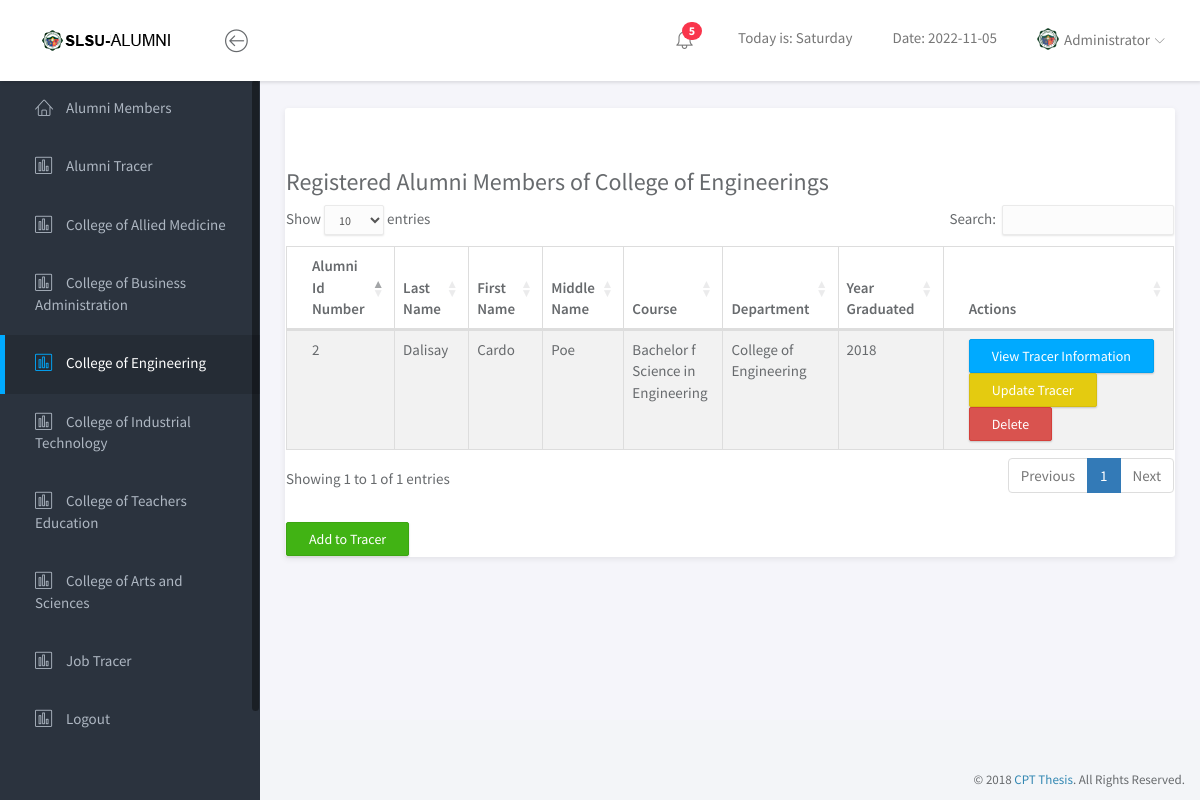
/Dashboard/cen.php, run on the app's committed database.
### tables this page shows
CREATE TABLE `tracer` (
  `id` int(11) NOT NULL,
  `lastname` varchar(200) NOT NULL,
  `firstname` varchar(200) NOT NULL,
  `middlename` varchar(200) NOT NULL,
  `year` varchar(200) NOT NULL,
  `course` varchar(200) NOT NULL,
  `college` varchar(200) NOT NULL,
  `age` varchar(200) NOT NULL,
  `gender` varchar(200) NOT NULL,
  `address` varchar(200) NOT NULL,
  `tel` varchar(200) NOT NULL,
  `mobile` varchar(200) NOT NULL,
  `email` varchar(200) NOT NULL,
  `current` varchar(200) NOT NULL,
  `company` varchar(200) NOT NULL,
  `companyaddress` varchar(200) NOT NULL,
  `salary` varchar(200) NOT NULL,
  `status` varchar(200) NOT NULL,
  `source` varchar(200) NOT NULL,
  `companyname` varchar(200) NOT NULL,
  `employeddate` varchar(200) NOT NULL,
  `position` varchar(200) NOT NULL,
  `salaryrange` varchar(200) NOT NULL,
  `tracerdate` timestamp NOT NULL DEFAULT current_timestamp() ON UPDATE current_timestamp(),
  `image` varchar(200) NOT NULL
);

### Dashboard/cen.php (the view, shortened to what this page needs)
<!doctype html>
<html lang="en">
<head>
	<link rel="stylesheet" href="assets/vendor/bootstrap/css/bootstrap.min.css">
	<link rel="stylesheet" href="assets/vendor/font-awesome/css/font-awesome.min.css">
	<link rel="stylesheet" href="assets/vendor/linearicons/style.css">
	<link rel="stylesheet" href="assets/vendor/chartist/css/chartist-custom.css">
	<link rel="stylesheet" href="assets/css/main.css">
	<link rel="stylesheet" href="assets/css/demo.css">
	<link rel="stylesheet" type="text/css" href="https://cdn.datatables.net/1.10.25/css/dataTables.bootstrap4.min.css">
</head>
<body>
	<div id="wrapper">
		<nav class="navbar navbar-default navbar-fixed-top">
			<div class="brand">
				<a href="index.html"><img src="assets/img/logo-dark.png" alt="Klorofil Logo" class="img-responsive logo"></a>
			</div>
			<div class="container-fluid">
				<div class="navbar-btn">
					<button type="button" class="btn-toggle-fullwidth"><i class="lnr lnr-arrow-left-circle"></i></button>
				</div>
				<div id="navbar-menu">
					<ul class="nav navbar-nav navbar-right">
						<li class="dropdown">
							<a href="#" class="dropdown-toggle icon-menu" data-toggle="dropdown">
								<i class="lnr lnr-alarm"></i>
								<span class="badge bg-danger">5</span>
							</a>
						</li>
            <li class="dropdown">
              <a href="#" class="dropdown-toggle icon-menu">
                  Today is: <?php echo date("l");?>
              </a>
            </li>
            <li class="dropdown">
              <a href="#" class="dropdown-toggle icon-menu">
                  Date: <?php echo date("Y-m-d");?>
              </a>
            </li>
						<li class="dropdown">
							<a href="#" class="dropdown-toggle" data-toggle="dropdown"><img src="../img/logo.png" class="img-circle" alt="Avatar"> <span>Administrator</span> <i class="icon-submenu lnr lnr-chevron-down"></i></a>
						</li>
					</ul>
				</div>
			</div>
		</nav>
		<div id="sidebar-nav" class="sidebar">
			<div class="sidebar-scroll">
				<nav>
					<ul class="nav">
						<li><a href="students.php" ><i class="lnr lnr-home"></i> <span>Alumni Members</span></a></li>
						<li><a href="tracer.php" class=""><i class="lnr lnr-chart-bars"></i> <span>Alumni Tracer</span></a></li>
						<li><a href="cam.php" class=""><i class="lnr lnr-chart-bars"></i> <span>College of Allied Medicine</span></a></li>
						<li><a href="cba.php" class=""><i class="lnr lnr-chart-bars"></i> <span>College of Business Administration</span></a></li>
						<li><a href="cen.php" class="active"><i class="lnr lnr-chart-bars"></i> <span>College of Engineering</span></a></li>
						<li><a href="cit.php" class=""><i class="lnr lnr-chart-bars"></i> <span>College of Industrial Technology</span></a></li>
						<li><a href="cte.php" class=""><i class="lnr lnr-chart-bars"></i> <span>College of Teachers Education</span></a></li>
						<li><a href="cas.php" class=""><i class="lnr lnr-chart-bars"></i> <span>College of Arts and Sciences</span></a></li>
						<li><a href="job_tracer.php" class=""><i class="lnr lnr-chart-bars"></i> <span>Job Tracer</span></a></li>
						<li><a href="../index.html" class=""><i class="lnr lnr-chart-bars"></i> <span>Logout</span></a></li>
					</ul>
				</nav>
			</div>
		</div>
		<div class="main">
			<div class="main-content">
				<div class="container-fluid">
					<div class="panel panel-headline">
						<div class="panel-heading">
						</div>
					     <div class="row">
		                    <div class="col-lg-12 col-md-12">
		                        <div class="card">
		                            <div class="card-body">
		                                <div class="d-flex">
		                                    <div>
		                                        <h3 class="card-title m-b-5"><span class="lstick"></span>Registered Alumni Members of College of Engineerings</h3>
		                                    </div>
		                                </div>
		                                <table id="example" class="table table-striped table-bordered" cellspacing="0" width="100%">
		                                        <thead>
		                                            <tr>
		                                                <th>Alumni Id Number</th>
		                                                <th>Last Name</th>
		                                                <th>First Name</th>
		                                                <th>Middle Name</th>
														<th>Course</th>
														<th>Department</th>
														<th>Year Graduated</th>
		                                                <th>Actions</th>
		                                            </tr>
		                                        </thead>
		                                        <tbody>
														<?php
														$servername = "localhost";
														$username = "root";
														$password = "";
														$dbname = "facultydb";
														$conn = new mysqli($servername, $username, $password, $dbname);
														$sql = "SELECT *  FROM tracer WHERE college='College of Engineering'";
														$result = $conn->query($sql);
														if ($result->num_rows > 0) {
														while($row = $result->fetch_assoc()) {
															echo '<tr>';
															echo '<td>'.$row['id'].'</td>';
															echo '<td>'.$row['lastname'].'</td>';
															echo '<td>'.$row['firstname'].'</td>';
															echo '<td>'.$row['middlename'].'</td>';
															echo '<td>'.$row['course'].'</td>';
															echo '<td>'.$row['college'].'</td>';
															echo '<td>'.$row['year'].'</td>';
															echo '<td>';
															echo '<a href="viewtracer.php?id='.$row['id'].'" class="btn btn-primary">View Tracer Information</a>';
															echo '<a href="edittracer.php?id='.$row['id'].'" class="btn btn-warning">Update Tracer</a>';
															echo '<a href="deletetracer.php?id='.$row['id'].'" class="btn btn-danger">Delete</a>';
															echo '</td>';
															echo '</tr>';
														}
														} else {
														echo "0 results";
														}
														?>
		                                        </tbody>
		                                    </table>
		                                        <br>
		                                    <a class="btn btn-success btn-md" href="addtracer.php">Add to Tracer</a>
		                            </div>
		                        </div>
		                    </div>
		                </div>
						</div>
					</div>
				</div>
			</div>
		</div>
		<footer>
			<div class="container-fluid">
				<p class="copyright">&copy; 2018 <a href="https://www.themeineed.com" target="_blank">CPT Thesis</a>. All Rights Reserved.</p>
			</div>
		</footer>
</body>
</html>

### data on the page
tracer: id "2", lastname "Dalisay", firstname "Cardo", middlename "Poe", course "Bachelor f Science in Engineering", college "College of Engineering", year "2018"
